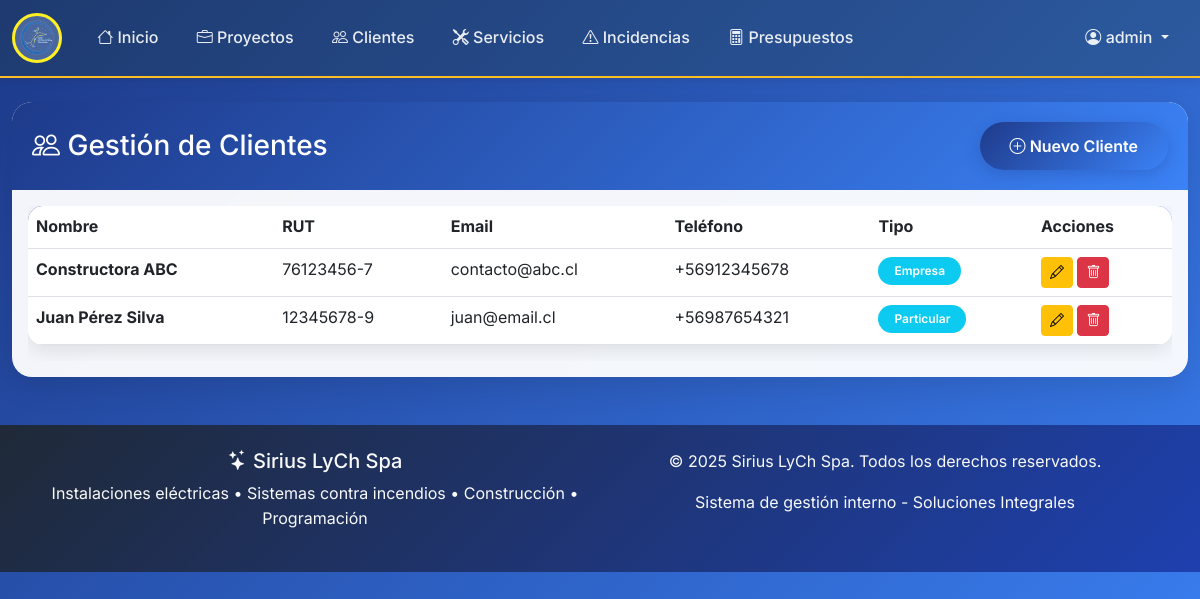
The app's page /clientes/ (signed in) with its own data.
### siriusApp/models.py (models this page shows, shortened)
class Cliente(models.Model):
    TIPO_CLIENTE_CHOICES = [
        ('empresa', 'Empresa'),
        ('particular', 'Particular'),
        ('gobierno', 'Gobierno'),
    ]
    nombre = models.CharField(max_length=200)
    rut = models.CharField(
        max_length=12,
        unique=True,
        validators=[RegexValidator(r'^\d{7,8}-[0-9kK]$', 'Formato: 12345678-9')]
    )
    email = models.EmailField()
    telefono = models.CharField(max_length=15)
    direccion = models.TextField()
    tipo_cliente = models.CharField(max_length=20, choices=TIPO_CLIENTE_CHOICES)
    fecha_registro = models.DateTimeField(auto_now_add=True)
    activo = models.BooleanField(default=True)
    class Meta:
        ordering = ['nombre']

### siriusApp/views.py (the view)
# urls.py: path('clientes/', views.cliente_lista, name='cliente_lista'),
@login_required
def cliente_lista(request):
    clientes = Cliente.objects.filter(activo=True).order_by('nombre')
    paginator = Paginator(clientes, 10)
    page = request.GET.get('page')
    clientes = paginator.get_page(page)
    context = {'clientes': clientes}
    return render(request, 'clientes/lista.html', context)

### templates/clientes/lista.html (shortened to what this page needs)
{% extends 'base.html' %}
{% block content %}
<div class="row">
    <div class="col-12">
        <div class="card">
            <div class="card-header d-flex justify-content-between align-items-center">
                <h3 class="mb-0">
                    <i class="bi bi-people"></i> Gestión de Clientes
                </h3>
                <a href="{% url 'cliente_crear' %}" class="btn btn-primary">
                    <i class="bi bi-plus-circle"></i> Nuevo Cliente
                </a>
            </div>
            <div class="card-body">
                {% if clientes %}
                <div class="table-responsive">
                    <table class="table table-hover">
                        <thead>
                            <tr>
                                <th>Nombre</th>
                                <th>RUT</th>
                                <th>Email</th>
                                <th>Teléfono</th>
                                <th>Tipo</th>
                                <th>Acciones</th>
                            </tr>
                        </thead>
                        <tbody>
                            {% for cliente in clientes %}
                            <tr>
                                <td><strong>{{ cliente.nombre }}</strong></td>
                                <td>{{ cliente.rut }}</td>
                                <td>{{ cliente.email }}</td>
                                <td>{{ cliente.telefono }}</td>
                                <td>
                                    <span class="badge bg-info">{{ cliente.get_tipo_cliente_display }}</span>
                                </td>
                                <td>
                                    <a href="{% url 'cliente_editar' cliente.pk %}"
                                       class="btn btn-sm btn-warning"
                                       title="Editar">
                                        <i class="bi bi-pencil"></i>
                                    </a>
                                    <button type="button"
                                            class="btn btn-sm btn-danger"
                                            data-bs-toggle="modal"
                                            data-bs-target="#deleteModal{{ cliente.pk }}"
                                            title="Eliminar">
                                        <i class="bi bi-trash"></i>
                                    </button>
                                </td>
                            </tr>
                            {% endfor %}
                        </tbody>
                    </table>
                </div>
                {% endif %}
            </div>
        </div>
    </div>
</div>
{% endblock %}

### templates/base.html (shortened to what this page needs)
<!DOCTYPE html>
<html lang="es">
<head>
    <link href="https://cdn.jsdelivr.net/npm/bootstrap@5.3.0/dist/css/bootstrap.min.css" rel="stylesheet">
    <link href="https://cdn.jsdelivr.net/npm/bootstrap-icons@1.10.0/font/bootstrap-icons.css" rel="stylesheet">
    {% load static %}
    <link href="{% static 'css/style.css' %}" rel="stylesheet">
</head>
<body>
    <nav class="navbar navbar-expand-lg navbar-dark">
        <div class="container-fluid">
            <a class="navbar-brand" href="{% url 'home' %}">
                <img src="{% static 'imagenes/Logo de Compañía Sirius LyCh Spa.png' %}" alt="Sirius LyCh Spa" class="logo">
            </a>
            <div class="collapse navbar-collapse" id="navbarNav">
                {% if user.is_authenticated %}
                <ul class="navbar-nav me-auto">
                    <li class="nav-item">
                        <a class="nav-link" href="{% url 'home' %}">
                            <i class="bi bi-house"></i> Inicio
                        </a>
                    </li>
                    <li class="nav-item">
                        <a class="nav-link" href="{% url 'proyecto_lista' %}">
                            <i class="bi bi-briefcase"></i> Proyectos
                        </a>
                    </li>
                    <li class="nav-item">
                        <a class="nav-link" href="{% url 'cliente_lista' %}">
                            <i class="bi bi-people"></i> Clientes
                        </a>
                    </li>
                    <li class="nav-item">
                        <a class="nav-link" href="{% url 'servicio_lista' %}">
                            <i class="bi bi-tools"></i> Servicios
                        </a>
                    </li>
                    <li class="nav-item">
                        <a class="nav-link" href="{% url 'incidencia_lista' %}">
                            <i class="bi bi-exclamation-triangle"></i> Incidencias
                        </a>
                    </li>
                    <li class="nav-item">
                        <a class="nav-link" href="{% url 'presupuesto_lista' %}">
                            <i class="bi bi-calculator"></i> Presupuestos
                        </a>
                    </li>
                </ul>
                <ul class="navbar-nav ms-auto">
                    <li class="nav-item dropdown">
                        <a class="nav-link dropdown-toggle" href="#" role="button" data-bs-toggle="dropdown">
                            <i class="bi bi-person-circle"></i> {{ user.username }}
                        </a>
                    </li>
                </ul>
                {% endif %}
            </div>
        </div>
    </nav>
    <div class="container-fluid mt-4 mb-5">
        {% block content %}
        {% endblock %}
    </div>
    <footer class="bg-dark text-light text-center py-4 mt-auto">
        <div class="container">
            <div class="row">
                <div class="col-md-6">
                    <h5><i class="bi bi-stars"></i> Sirius LyCh Spa</h5>
                    <p>Instalaciones eléctricas • Sistemas contra incendios • Construcción • Programación</p>
                </div>
                <div class="col-md-6">
                    <p>&copy; {% now "Y" %} Sirius LyCh Spa. Todos los derechos reservados.</p>
                    <p>Sistema de gestión interno - Soluciones Integrales</p>
                </div>
            </div>
        </div>
    </footer>
</body>
</html>

### static/css/style.css (style rules this page uses)
:root { --sirius-azul-principal: #1e3a8a; --sirius-azul-claro: #3b82f6; --sirius-azul-oscuro: #1e40af; --sirius-dorado: #fbbf24; --sirius-dorado-oscuro: #f59e0b; --sirius-gris: #64748b; --sirius-blanco: #ffffff; --sirius-negro: #1f2937; }
* { box-sizing: border-box; }
body { background: linear-gradient(135deg, var(--sirius-azul-principal) 0%, var(--sirius-azul-claro) 100%); min-height: 100vh; font-family: 'Inter', 'Segoe UI', Tahoma, Geneva, Verdana, sans-serif; color: var(--sirius-negro); line-height: 1.6; }
.navbar { background: rgba(30, 58, 138, 0.95) !important; backdrop-filter: blur(20px); border-bottom: 2px solid var(--sirius-dorado); box-shadow: 0 4px 20px rgba(0, 0, 0, 0.1); }
.navbar-brand { font-weight: 700; font-size: 1.8rem; color: var(--sirius-blanco) !important; display: flex; align-items: center; gap: 0px; }
.navbar-brand .logo { width: 80px; height: 80px; border-radius: 50%; background: rgba(255, 255, 255, 0.2); padding: 4px; object-fit: contain; border: 3px solid var(--sirius-dorado); backdrop-filter: blur(10px); }
.navbar-nav .nav-link { color: rgba(255, 255, 255, 0.9) !important; font-weight: 500; transition: all 0.3s ease; border-radius: 8px; margin: 0 4px; padding: 8px 16px !important; }
.card { border: none; border-radius: 20px; box-shadow: 0 10px 30px rgba(0, 0, 0, 0.1); transition: all 0.3s ease; background: rgba(255, 255, 255, 0.95); backdrop-filter: blur(20px); }
.card-header { background: linear-gradient(135deg, var(--sirius-azul-principal), var(--sirius-azul-claro)); color: var(--sirius-blanco); border-radius: 20px 20px 0 0 !important; padding: 20px; border: none; font-weight: 600; }
.btn-primary { background: linear-gradient(135deg, var(--sirius-azul-principal), var(--sirius-azul-claro)); border: none; border-radius: 25px; padding: 12px 30px; font-weight: 600; transition: all 0.3s ease; box-shadow: 0 4px 15px rgba(30, 58, 138, 0.3); }
.badge { border-radius: 20px; padding: 8px 16px; font-weight: 600; }
.table { border-radius: 15px; overflow: hidden; box-shadow: 0 5px 20px rgba(0, 0, 0, 0.1); }
.table thead { background: linear-gradient(135deg, var(--sirius-azul-principal), var(--sirius-azul-claro)); color: var(--sirius-blanco); }
footer { background: linear-gradient(135deg, var(--sirius-negro), var(--sirius-azul-oscuro)) !important; color: var(--sirius-blanco); margin-top: 60px; }
* { transition: all 0.3s ease; }

### templates/base.html (style rules this page uses)
.navbar { background: linear-gradient(135deg, #1e3a70 0%, #2c5aa0 100%) !important; box-shadow: 0 2px 10px rgba(0,0,0,0.1); position: relative; z-index: 1030 !important; }
.navbar-brand .logo { height: 50px; width: auto; filter: brightness(1.2) contrast(1.1); transition: transform 0.3s ease; }
.navbar-nav .nav-link { padding: 0.5rem 1rem; transition: all 0.3s ease; border-radius: 5px; margin: 0 0.2rem; }

### records on screen
Cliente: nombre "Constructora ABC", rut "76123456-7", email "contacto@abc.cl", telefono "+56912345678", tipo_cliente "Empresa"
Cliente: nombre "Juan Pérez Silva", rut "12345678-9", email "juan@email.cl", telefono "+56987654321", tipo_cliente "Particular"

### other values on screen
{{ user.username }} "admin"
